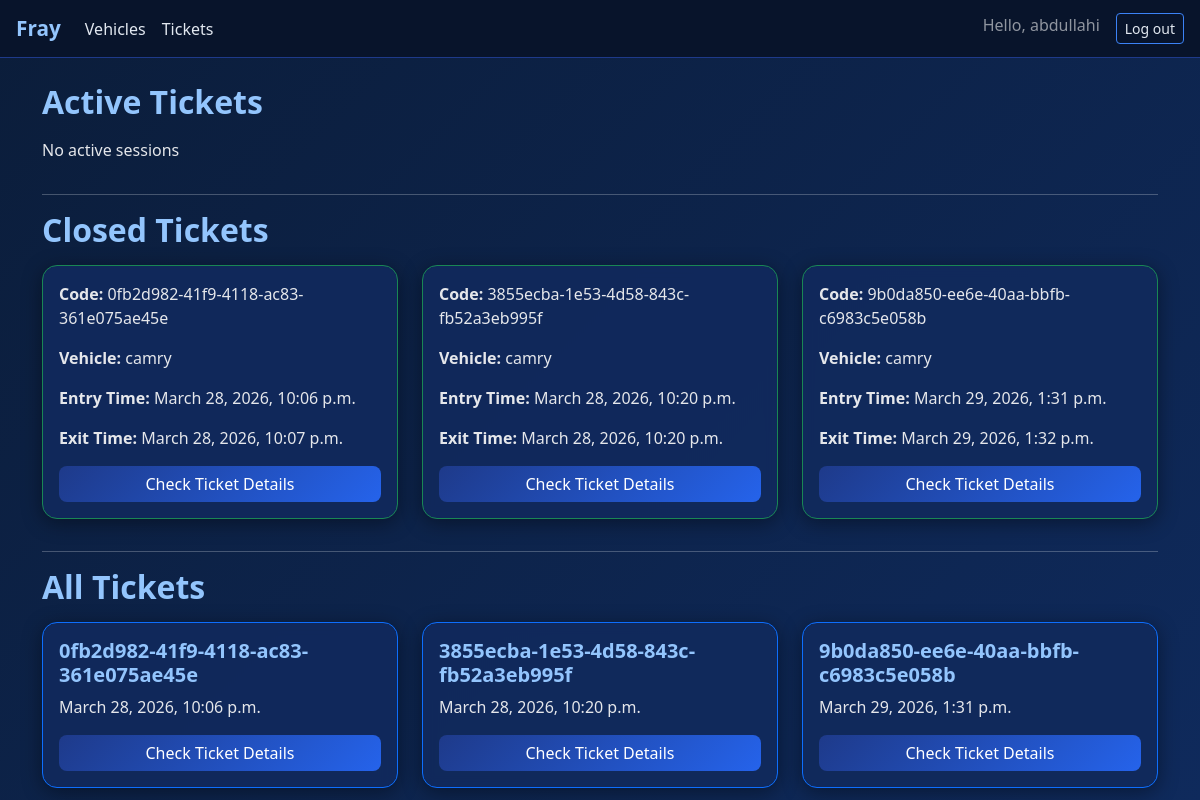
Before: /tickets (signed in) with the older database file.
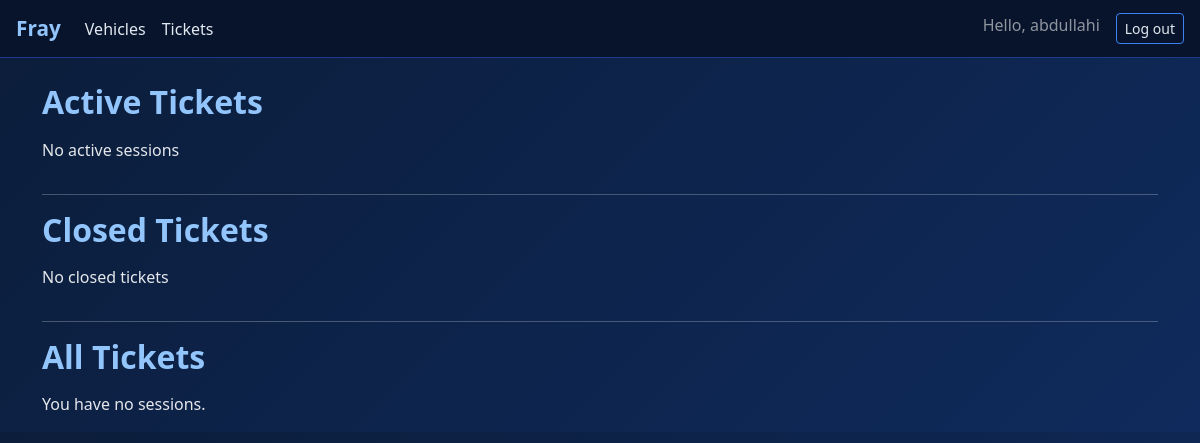
After: the same page with the newer database file.
### park_system/models.py (models this page shows, shortened)
class Ticket(models.Model):
    vehicle = models.ForeignKey(Vehicle, on_delete=models.CASCADE)
    code = models.UUIDField(default=uuid.uuid4, editable=False, unique=True)
    slot = models.ForeignKey(
        ParkingSlot,
        on_delete=models.SET_NULL,
        null=True,
        blank=True
    )
    entry_time = models.DateTimeField(auto_now_add=True)
    exit_time = models.DateTimeField(null=True, blank=True)
    amount = models.PositiveIntegerField(null=True, blank=True)

class Vehicle(models.Model):
    class VehicleType(models.TextChoices):
        CAR = 'car', 'Car'
        BIKE = 'bike', 'Bike'
        TRUCK = 'truck', 'Truck'
        BUS = 'bus', 'Bus'
    vehicle_type = models.CharField(
        max_length=10,
        choices=VehicleType.choices
    )
    vehicle_make = models.CharField(max_length = 100)
    number_plate = models.CharField(max_length = 100,validators=[plate_validator],unique=True)
    owner = models.ForeignKey(User, on_delete=models.CASCADE)

### park_system/views.py (the view)
# urls.py: path('tickets', views.tickets, name='tickets'),
@login_required
def tickets(request):
    tickets = Ticket.objects.filter(vehicle__owner =request.user)
    active_tickets = Ticket.objects.filter(
        vehicle__owner=request.user,
        exit_time__isnull=True
    )
    closed_tickets = Ticket.objects.filter(
        vehicle__owner=request.user,
        exit_time__isnull=False
    )
    context = {
        "tickets": tickets,
        "active_tickets": active_tickets,
        "closed_tickets": closed_tickets
    }
    return render(request, "park_system/tickets.html", context)

### park_system/templates/park_system/tickets.html
{% extends "park_system/base.html" %}
{% load django_bootstrap5 %}
{% block content %}
<h2 class="mb-3">Active Tickets</h2>
<div class="row">
    {% if active_tickets %}
        {% for ticket in active_tickets %}
            <div class="col-md-4 mb-3">
                <div class="card p-3 border-danger">
                    <p><strong>Code:</strong> {{ ticket.code }}</p>
                    <p><strong>Vehicle:</strong> {{ ticket.vehicle.vehicle_make }}</p>
                    <p><strong>Entry Time:</strong> {{ ticket.entry_time }}</p>
                    <form method="POST" action="{% url 'park_system:end_session' ticket.code %}">
                        {% csrf_token %}
                        <button class="btn btn-danger w-100">End Session</button>
                    </form>
                </div>
            </div>
        {% endfor %}
    {% else %}
        <p>No active sessions</p>
    {% endif %}
</div>
<hr>
<h2 class="mb-3">Closed Tickets</h2>
<div class="row">
    {% if closed_tickets %}
        {% for ticket in closed_tickets %}
            <div class="col-md-4 mb-3">
                <div class="card p-3 border-success">
                    <p><strong>Code:</strong> {{ ticket.code }}</p>
                    <p><strong>Vehicle:</strong> {{ ticket.vehicle.vehicle_make }}</p>
                    <p><strong>Entry Time:</strong> {{ ticket.entry_time }}</p>
                    <p><strong>Exit Time:</strong> {{ ticket.exit_time }}</p>
                    <a href="{% url 'park_system:ticket_detail' ticket.code %}" class="btn btn-primary w-100">
                        Check Ticket Details
                    </a>
                </div>
            </div>
        {% endfor %}
    {% else %}
        <p>No closed tickets</p>
    {% endif %}
</div>
<hr>
<h2 class="mb-3">All Tickets</h2>
<div class="row">
    {% for ticket in tickets %}
        <div class="col-md-4 mb-3">
            <div class="card p-3 border-primary">
                <h5>{{ ticket.code }}</h5>
                <p>{{ ticket.entry_time }}</p>
                <a href="{% url 'park_system:ticket_detail' ticket.code %}" class="btn btn-primary w-100">
                    Check Ticket Details
                </a>
            </div>
        </div>
    {% empty %}
        <p>You have no sessions.</p>
    {% endfor %}
</div>
{% endblock content %}

Changed rows visible on the page:
removed Ticket: code "0fb2d982-41f9-4118-ac83-361e075ae45e", vehicle.vehicle_make "camry", entry_time "March 28, 2026, 10:06 p.m.", exit_time "March 28, 2026, 10:07 p.m."
removed Ticket: code "3855ecba-1e53-4d58-843c-fb52a3eb995f", vehicle.vehicle_make "camry", entry_time "March 28, 2026, 10:20 p.m.", exit_time "March 28, 2026, 10:20 p.m."
removed Ticket: code "9b0da850-ee6e-40aa-bbfb-c6983c5e058b", vehicle.vehicle_make "camry", entry_time "March 29, 2026, 1:31 p.m.", exit_time "March 29, 2026, 1:32 p.m."
Other visible differences:
text now shown: "No closed tickets You have no sessions."
